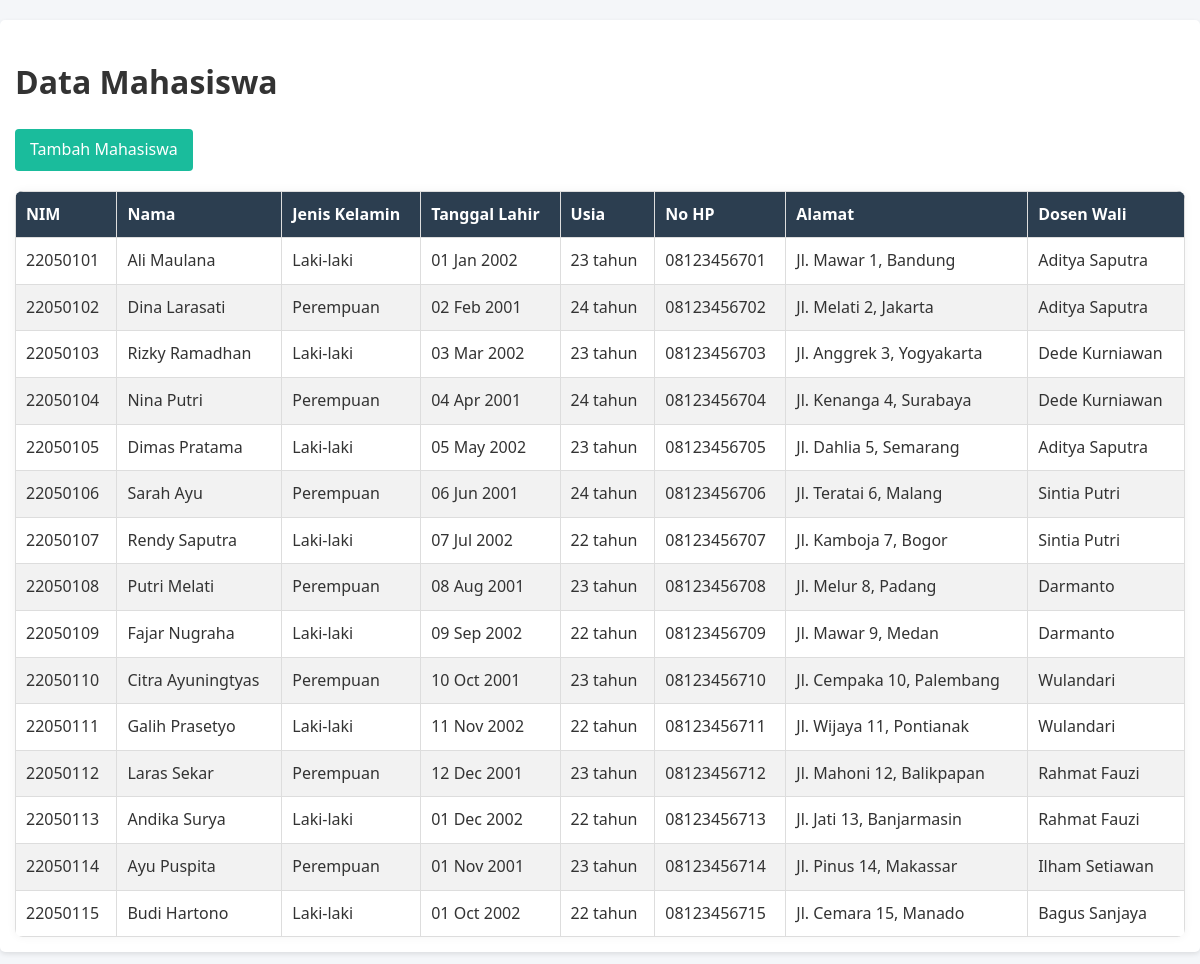
Screenshot of /data_akademik/lihat/datamahasiswa.php with the database file from the repository.
### tables this page shows
CREATE TABLE `mahasiswa` (
  `nim` varchar(10) NOT NULL,
  `nama` varchar(100) DEFAULT NULL,
  `jenis_kelamin` enum('L','P') DEFAULT NULL,
  `tgl_lahir` date DEFAULT NULL,
  `no_hp` varchar(15) DEFAULT NULL,
  `alamat` text DEFAULT NULL,
  `jalan` varchar(100) DEFAULT NULL,
  `kota` varchar(50) DEFAULT NULL,
  `kodepos` varchar(10) DEFAULT NULL,
  `kd_ds` varchar(10) DEFAULT NULL
);

CREATE TABLE `dosen` (
  `kd_ds` varchar(10) NOT NULL,
  `nama` varchar(100) DEFAULT NULL
);

### data_akademik/includes/functions.php (called while the page is built)
<?php
function hitung_usia($tanggal_lahir) {
    $tgl_lahir = new DateTime($tanggal_lahir);
    $sekarang = new DateTime();
    $usia = $sekarang->diff($tgl_lahir);
    return $usia->y;
}
function format_nama_dosen($nama_lengkap) {
    $parts = explode(',', $nama_lengkap);
    return trim($parts[0]);
}
?>

### data_akademik/lihat/datamahasiswa.php (the view, shortened to what this page needs)
<?php
include '../includes/db_connect.php';
include '../includes/functions.php';
?>
<!DOCTYPE html>
<html lang="en">
<head>
    <link rel="stylesheet" href="css/style.css">
</head>
<body>
    <div class="data-section">
        <h1>Data Mahasiswa</h1>
        <a href="../insert/mahasiswa.php" class="btn">Tambah Mahasiswa</a>
        <table>
            <thead>
                <tr>
                    <th>NIM</th>
                    <th>Nama</th>
                    <th>Jenis Kelamin</th>
                    <th>Tanggal Lahir</th>
                    <th>Usia</th>
                    <th>No HP</th>
                    <th>Alamat</th>
                    <th>Dosen Wali</th>
                </tr>
            </thead>
            <tbody>
                <?php
                $sql = "SELECT m.*, d.nama AS nama_dosen FROM Mahasiswa m LEFT JOIN Dosen d ON m.kd_ds = d.kd_ds";
                $result = $conn->query($sql);
                while($row = $result->fetch_assoc()) {
                    echo "<tr>
                        <td>".$row['nim']."</td>
                        <td>".$row['nama']."</td>
                        <td>".($row['jenis_kelamin'] == 'L' ? 'Laki-laki' : 'Perempuan')."</td>
                        <td>".date('d M Y', strtotime($row['tgl_lahir']))."</td>
                        <td>".hitung_usia($row['tgl_lahir'])." tahun</td>
                        <td>".$row['no_hp']."</td>
                        <td>".$row['jalan'].", ".$row['kota']."</td>
                        <td>".format_nama_dosen($row['nama_dosen'])."</td>
                    </tr>";
                }
                ?>
            </tbody>
        </table>
    </div>
</body>
</html>

### data_akademik/css/style.css (style rules this page uses)
body { font-family: 'Segoe UI', Tahoma, Geneva, Verdana, sans-serif; line-height: 1.6; margin: 0; padding: 0; background-color: #f4f6f9; color: #333; }
table { width: 100%; border-collapse: collapse; margin-top: 2rem; border-radius: 8px; overflow: hidden; box-shadow: 0 0 10px rgba(0,0,0,0.05); }
th, td { padding: 12px 16px; text-align: left; border-bottom: 1px solid #ddd; }
th { background-color: #34495e; color: white; font-weight: 600; }
tr:nth-child(even) { background-color: #f9f9f9; }
.btn, button { display: inline-block; background: #3498db; color: #fff; padding: 0.6rem 1.2rem; border: none; border-radius: 6px; text-decoration: none; font-size: 1rem; cursor: pointer; transition: background 0.3s ease; }

### data_akademik/lihat/datamahasiswa.php (style rules this page uses)
.data-section { margin: 20px 0; padding: 15px; background: white; border-radius: 5px; box-shadow: 0 2px 5px rgba(0,0,0,0.1); }
table { width: 100%; border-collapse: collapse; margin-top: 10px; }
th, td { padding: 10px; border: 1px solid #ddd; text-align: left; }
th { background-color: #2c3e50; color: white; }
tr:nth-child(even) { background-color: #f2f2f2; }
.btn { display: inline-block; padding: 8px 15px; background: #1abc9c; color: white; text-decoration: none; border-radius: 4px; margin-bottom: 10px; }

### rows the page displays
mahasiswa: nim "22050101", nama "Ali Maulana", jenis_kelamin "Laki-laki", tgl_lahir "01 Jan 2002", tgl_lahir "23", no_hp "08123456701", jalan "Jl. Mawar 1", kota "Bandung", kd_ds.nama "Aditya Saputra"
mahasiswa: nim "22050102", nama "Dina Larasati", jenis_kelamin "Perempuan", tgl_lahir "02 Feb 2001", tgl_lahir "24", no_hp "08123456702", jalan "Jl. Melati 2", kota "Jakarta", kd_ds.nama "Aditya Saputra"
mahasiswa: nim "22050103", nama "Rizky Ramadhan", jenis_kelamin "Laki-laki", tgl_lahir "03 Mar 2002", tgl_lahir "23", no_hp "08123456703", jalan "Jl. Anggrek 3", kota "Yogyakarta", kd_ds.nama "Dede Kurniawan"
mahasiswa: nim "22050104", nama "Nina Putri", jenis_kelamin "Perempuan", tgl_lahir "04 Apr 2001", tgl_lahir "24", no_hp "08123456704", jalan "Jl. Kenanga 4", kota "Surabaya", kd_ds.nama "Dede Kurniawan"
mahasiswa: nim "22050105", nama "Dimas Pratama", jenis_kelamin "Laki-laki", tgl_lahir "05 May 2002", tgl_lahir "23", no_hp "08123456705", jalan "Jl. Dahlia 5", kota "Semarang", kd_ds.nama "Aditya Saputra"
mahasiswa: nim "22050106", nama "Sarah Ayu", jenis_kelamin "Perempuan", tgl_lahir "06 Jun 2001", tgl_lahir "24", no_hp "08123456706", jalan "Jl. Teratai 6", kota "Malang", kd_ds.nama "Sintia Putri"
mahasiswa: nim "22050107", nama "Rendy Saputra", jenis_kelamin "Laki-laki", tgl_lahir "07 Jul 2002", tgl_lahir "22", no_hp "08123456707", jalan "Jl. Kamboja 7", kota "Bogor", kd_ds.nama "Sintia Putri"
mahasiswa: nim "22050108", nama "Putri Melati", jenis_kelamin "Perempuan", tgl_lahir "08 Aug 2001", tgl_lahir "23", no_hp "08123456708", jalan "Jl. Melur 8", kota "Padang", kd_ds.nama "Darmanto"
mahasiswa: nim "22050109", nama "Fajar Nugraha", jenis_kelamin "Laki-laki", tgl_lahir "09 Sep 2002", tgl_lahir "22", no_hp "08123456709", jalan "Jl. Mawar 9", kota "Medan", kd_ds.nama "Darmanto"
mahasiswa: nim "22050110", nama "Citra Ayuningtyas", jenis_kelamin "Perempuan", tgl_lahir "10 Oct 2001", tgl_lahir "23", no_hp "08123456710", jalan "Jl. Cempaka 10", kota "Palembang", kd_ds.nama "Wulandari"
mahasiswa: nim "22050111", nama "Galih Prasetyo", jenis_kelamin "Laki-laki", tgl_lahir "11 Nov 2002", tgl_lahir "22", no_hp "08123456711", jalan "Jl. Wijaya 11", kota "Pontianak", kd_ds.nama "Wulandari"
mahasiswa: nim "22050112", nama "Laras Sekar", jenis_kelamin "Perempuan", tgl_lahir "12 Dec 2001", tgl_lahir "23", no_hp "08123456712", jalan "Jl. Mahoni 12", kota "Balikpapan", kd_ds.nama "Rahmat Fauzi"
mahasiswa: nim "22050113", nama "Andika Surya", jenis_kelamin "Laki-laki", tgl_lahir "01 Dec 2002", tgl_lahir "22", no_hp "08123456713", jalan "Jl. Jati 13", kota "Banjarmasin", kd_ds.nama "Rahmat Fauzi"
mahasiswa: nim "22050114", nama "Ayu Puspita", jenis_kelamin "Perempuan", tgl_lahir "01 Nov 2001", tgl_lahir "23", no_hp "08123456714", jalan "Jl. Pinus 14", kota "Makassar", kd_ds.nama "Ilham Setiawan"
mahasiswa: nim "22050115", nama "Budi Hartono", jenis_kelamin "Laki-laki", tgl_lahir "01 Oct 2002", tgl_lahir "22", no_hp "08123456715", jalan "Jl. Cemara 15", kota "Manado", kd_ds.nama "Bagus Sanjaya"
